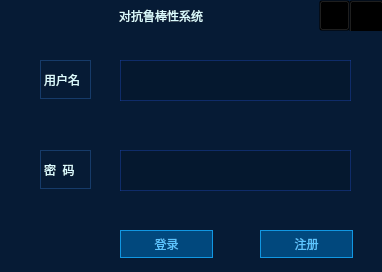
<?xml version="1.0" encoding="UTF-8"?>
<ui version="4.0">
 <class>loginwindow</class>
 <widget class="QWidget" name="loginwindow">
  <property name="geometry">
   <rect>
    <x>0</x>
    <y>0</y>
    <width>382</width>
    <height>272</height>
   </rect>
  </property>
  <property name="windowTitle">
   <string>Form</string>
  </property>
  <widget class="QWidget" name="widget_3" native="true">
   <property name="geometry">
    <rect>
     <x>0</x>
     <y>30</y>
     <width>391</width>
     <height>251</height>
    </rect>
   </property>
   <property name="styleSheet">
    <string notr="true">background-color:rgb(6,27,53);</string>
   </property>
   <widget class="QPushButton" name="login">
    <property name="geometry">
     <rect>
      <x>120</x>
      <y>200</y>
      <width>93</width>
      <height>28</height>
     </rect>
    </property>
    <property name="styleSheet">
     <string notr="true">background: rgba(0,84,143,0.8);
    border: 1px solid #1197E2;
    font: 9pt &quot;微软雅黑&quot;;
    color: #5BC5FF;</string>
    </property>
    <property name="text">
     <string>登录</string>
    </property>
   </widget>
   <widget class="QPushButton" name="regist">
    <property name="geometry">
     <rect>
      <x>260</x>
      <y>200</y>
      <width>93</width>
      <height>28</height>
     </rect>
    </property>
    <property name="styleSheet">
     <string notr="true">background: rgba(0,84,143,0.8);
    border: 1px solid #1197E2;
    font: 9pt &quot;微软雅黑&quot;;
    color: #5BC5FF;</string>
    </property>
    <property name="text">
     <string>注册</string>
    </property>
   </widget>
   <widget class="QWidget" name="widget" native="true">
    <property name="geometry">
     <rect>
      <x>40</x>
      <y>120</y>
      <width>51</width>
      <height>39</height>
     </rect>
    </property>
    <property name="styleSheet">
     <string notr="true">border: 1px solid #163B69;
    background: linear-gradient(0deg, #06244C 0%, #0C3976 100%);
    border-image: url(:/MainView/kuang1.png);</string>
    </property>
    <widget class="QLabel" name="label_2">
     <property name="geometry">
      <rect>
       <x>0</x>
       <y>0</y>
       <width>51</width>
       <height>39</height>
      </rect>
     </property>
     <property name="styleSheet">
      <string notr="true"> color: #DAFBFF; /* 文本颜色 */
    font: 9pt &quot;微软雅黑&quot;;</string>
     </property>
     <property name="text">
      <string>密  码</string>
     </property>
    </widget>
   </widget>
   <widget class="QWidget" name="widget_2" native="true">
    <property name="geometry">
     <rect>
      <x>40</x>
      <y>30</y>
      <width>51</width>
      <height>39</height>
     </rect>
    </property>
    <property name="styleSheet">
     <string notr="true">border: 1px solid #163B69;
    background: linear-gradient(0deg, #06244C 0%, #0C3976 100%);
    border-image: url(:/MainView/kuang1.png);</string>
    </property>
    <widget class="QLabel" name="label">
     <property name="geometry">
      <rect>
       <x>0</x>
       <y>0</y>
       <width>51</width>
       <height>39</height>
      </rect>
     </property>
     <property name="styleSheet">
      <string notr="true"> color: #DAFBFF; /* 文本颜色 */
    font: 9pt &quot;微软雅黑&quot;;</string>
     </property>
     <property name="text">
      <string>用户名</string>
     </property>
    </widget>
   </widget>
   <widget class="QLineEdit" name="user">
    <property name="geometry">
     <rect>
      <x>120</x>
      <y>30</y>
      <width>231</width>
      <height>41</height>
     </rect>
    </property>
    <property name="styleSheet">
     <string notr="true">QLineEdit{
        width: 100px;
        height: 34px;
        background: #05182F;
        border: 1px solid #163B69;
        border: 1px solid rgba(24, 65, 162, 0.5);
        font: 9pt &quot;微软雅黑&quot;;
        color: #DAFBFF;
        line-height: 50px;
}</string>
    </property>
   </widget>
   <widget class="QLineEdit" name="passwd">
    <property name="geometry">
     <rect>
      <x>120</x>
      <y>120</y>
      <width>231</width>
      <height>41</height>
     </rect>
    </property>
    <property name="styleSheet">
     <string notr="true">QLineEdit{
        width: 100px;
        height: 34px;
        background: #05182F;
        border: 1px solid #163B69;
        border: 1px solid rgba(24, 65, 162, 0.5);
        font: 9pt &quot;微软雅黑&quot;;
        color: #DAFBFF;
        line-height: 50px;
}</string>
    </property>
    <property name="echoMode">
     <enum>QLineEdit::Password</enum>
    </property>
   </widget>
  </widget>
  <widget class="QWidget" name="widget_4" native="true">
   <property name="geometry">
    <rect>
     <x>-1</x>
     <y>0</y>
     <width>391</width>
     <height>31</height>
    </rect>
   </property>
   <property name="styleSheet">
    <string notr="true">background-color:rgb(6,27,53);</string>
   </property>
   <widget class="QPushButton" name="loginminpb">
    <property name="geometry">
     <rect>
      <x>320</x>
      <y>0</y>
      <width>31</width>
      <height>31</height>
     </rect>
    </property>
    <property name="styleSheet">
     <string notr="true">QPushButton#loginminpb
{
    image: url(:/topicon/topminisize_n.png);
    background: transparent;
}

QPushButton#loginminpb:hover
{
    image: url(:/topicon/topminisize_h.png);
    background: transparent;
}

QPushButton#loginminpb:pressed
{
    image: url(:/topicon/topminisize_s.png);
    background: transparent;
}</string>
    </property>
    <property name="text">
     <string/>
    </property>
   </widget>
   <widget class="QPushButton" name="loginclosepb">
    <property name="geometry">
     <rect>
      <x>350</x>
      <y>0</y>
      <width>35</width>
      <height>35</height>
     </rect>
    </property>
    <property name="styleSheet">
     <string notr="true">
QPushButton#loginclosepb
{
    image: url(:/topicon/topclose_n.png);
    background: transparent;
    min-width: 33px;
    min-height: 33px;
    max-width: 33px;
    max-height: 33px;
}

QPushButton#loginclosepb:hover
{
    image: url(:/topicon/topclose_h.png);
    background: transparent;
   min-width: 33px;
    min-height: 33px;
    max-width: 33px;
    max-height: 33px;
}

QPushButton#loginclosepb:pressed
{
    image: url(:/topicon/topclose_s.png);
    background: transparent;
    min-width: 33px;
    min-height: 33px;
    max-width: 33px;
    max-height: 33px;
    margin-right: 0px;
}</string>
    </property>
    <property name="text">
     <string/>
    </property>
   </widget>
   <widget class="QLabel" name="label_3">
    <property name="geometry">
     <rect>
      <x>120</x>
      <y>0</y>
      <width>121</width>
      <height>31</height>
     </rect>
    </property>
    <property name="styleSheet">
     <string notr="true">color: #DAFBFF; /* 文本颜色 */
    font: 10pt &quot;微软雅黑&quot;;</string>
    </property>
    <property name="text">
     <string>对抗鲁棒性系统</string>
    </property>
   </widget>
  </widget>
 </widget>
 <resources/>
 <connections/>
</ui>
